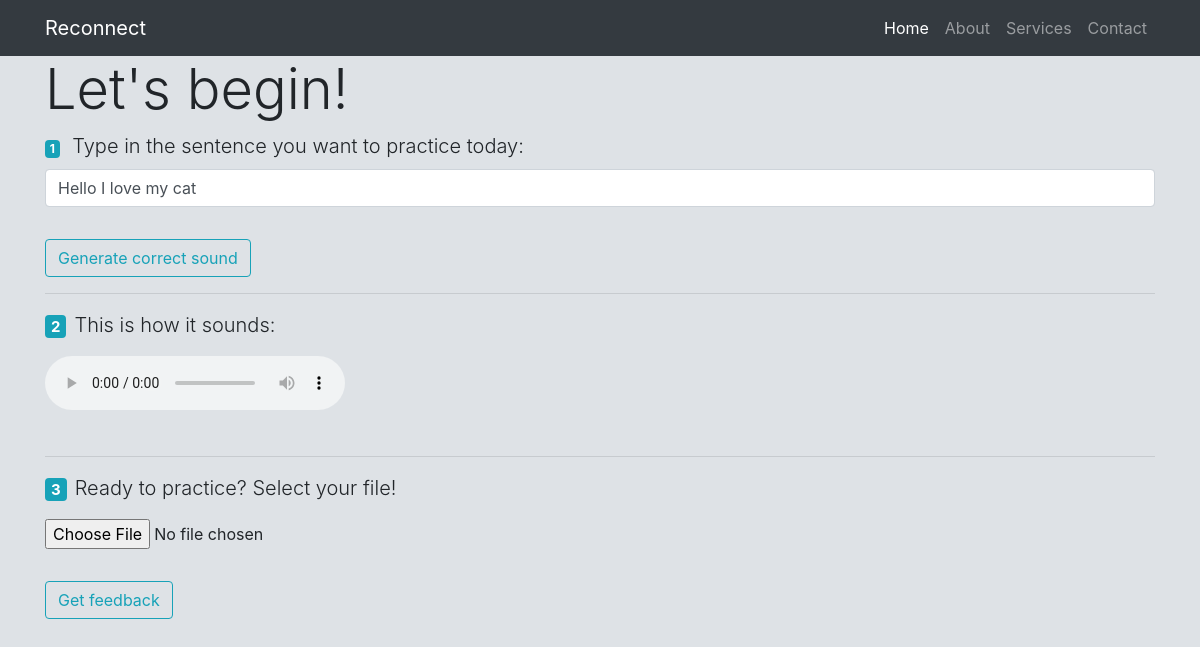
/practice, run on an earlier commit of the app's database.
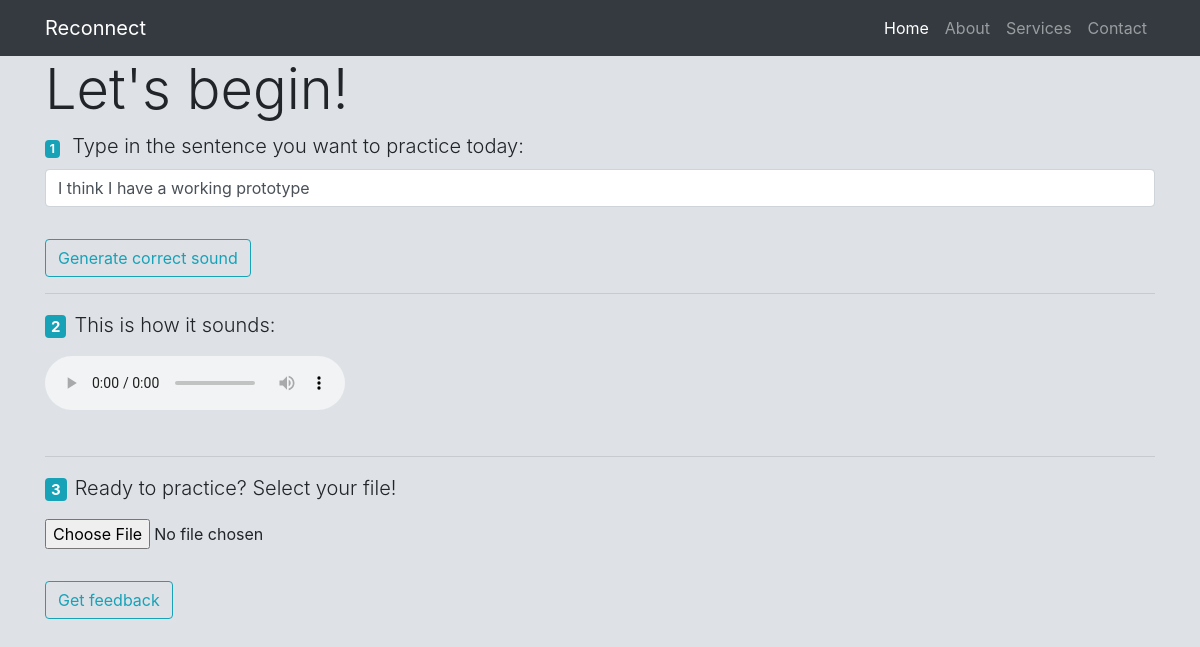
And on a later commit of the database.
### app.py (models this page shows)
class Speech(db.Model):
    id = db.Column(db.Integer, primary_key=True)
    correct_text = db.Column(db.String())
    correct_audio_filename = db.Column(db.String())
    user_audio_location = db.Column(db.String())
    user_text = db.Column(db.String())
    def __repr__(self):
        return f"Speech('{self.id}', '{self.correct_text}', '{self.correct_audio_filename}')"

### app.py (the view, shortened to what this page needs)
@app.route("/practice", methods=["GET", "POST"])
def practice():
    user_form = UserSpeechForm()
    correct_form = CorrectSpeechForm()
    speech = Speech.query.order_by(-Speech.id).first()
    print("we got to practice route")
    print(speech)
    return render_template('practice.html', correct_text=speech.correct_text, correct_form=correct_form, user_form=user_form, correct_sound_address=str(speech.correct_audio_filename), title="Practice - Reconnect")

### forms.py
class UserSpeechForm(FlaskForm):
    user_speech = FileField('Your recording', validators=[FileAllowed(['wav']), FileRequired()])
    submitu = SubmitField('Get feedback')

class CorrectSpeechForm(FlaskForm):
    correct_text = TextField('Type in the sentence you want to practice today:', validators=[DataRequired()])
    submitc = SubmitField('Generate correct sound')

### templates/practice.html (shortened to what this page needs)
{% extends "template.html" %}
{% block content %}
            <h3 class="display-4">Let's begin!</h3>
              <form method="POST" action="">
                <fieldset class="form-group">
                  <div class="form-group">
                    <span class="badge badge-info mr-2">1</span>
                    <strong>{{ correct_form.correct_text.label(class="form-control-label lead") }}</strong>
                    {% if correct_form.correct_text. errors %}
                        {{ correct_form.correct_text(class="form-control is-invalid")}}
                        <div class="invalid-feedback">
                          {% for error in correct_form.correct_text.errors %}
                            <span>{{ error }}</span>
                          {% endfor %}
                        </div>
                    {% else %}
                      <input class="form-control" id="correct_text" name="correct_text" required type="text" value="{{ correct_text }}">
                    {% endif %}
                  </div>
                </fieldset>
                <div class="form-group">
                  {{ correct_form.submitc(class="btn btn-outline-info") }}
                </div>
              </form>
              <hr>
              <strong><p class="lead"><span class="badge badge-info mr-2">2</span>This is how it sounds:</p></strong>
              <audio id="correct_audio" preload="auto" controls>
                <source id="correct_source" src="{{ correct_sound_address }}" type="audio/wav">
              </audio>
            <br/>
            <br/>
              <hr>
                <strong><p class="lead"><span class="badge badge-info mr-2">3</span>Ready to practice? Select your file!</p></strong>
                <form method="POST" action="" enctype="multipart/form-data">
                  <fieldset class="form-group">
                    <div class="form-group">
                      {{ user_form.user_speech(class="form-control-file") }}
                    </div>
                  </fieldset>
                <div class="form-group">
                  {{ user_form.submitu(class="btn btn-outline-info") }}
                </div>
              </form>
{% endblock content %}

### templates/template.html (shortened to what this page needs)
<!doctype html>
<html lang="en">
  <head>
    <link rel="stylesheet" href="https://stackpath.bootstrapcdn.com/bootstrap/4.3.1/css/bootstrap.min.css">
    <link rel="stylesheet" href="https://cdnjs.cloudflare.com/ajax/libs/font-awesome/4.7.0/css/font-awesome.min.css">
  </head>
  <body class="bg-gray-3" >
    <nav class="navbar navbar-expand-lg navbar-dark bg-dark static-top ">
    <div class="container">
      <a class="navbar-brand" href="{{ url_for('home') }}">Reconnect</a>
      <div class="collapse navbar-collapse" id="navbarResponsive">
        <ul class="navbar-nav ml-auto">
          <li class="nav-item active">
            <a class="nav-link" href="#">Home
            </a>
          </li>
          <li class="nav-item">
            <a class="nav-link" href="#">About</a>
          </li>
          <li class="nav-item">
            <a class="nav-link" href="#">Services</a>
          </li>
          <li class="nav-item">
            <a class="nav-link" href="#">Contact</a>
          </li>
        </ul>
      </div>
    </div>
  </nav>
  <main role="main" class="container">
            {% block content %}{% endblock %}
  </main>
  </body>
</html>

### templates/template.html (style rules this page uses)
.bg-gray-3 { background-color: #dee2e6!important; }

What changed in the data, as far as the page shows it:
no longer on this page (row unchanged): Speech: correct_text "Hello I love my cat"
added Speech: correct_text "I think I have a working prototype"
